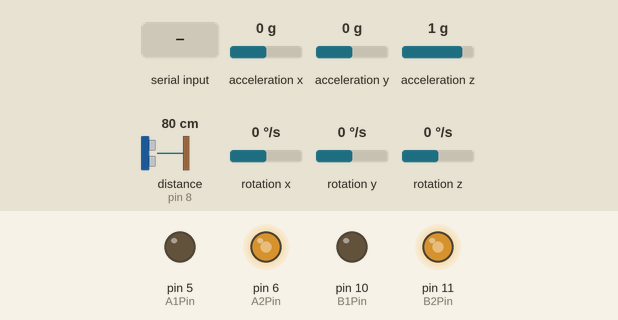
This sketch was run on a simulated Arduino Uno, built with avr-gcc and run on an emulated ATmega328P. On the bench: output pins drawn as LEDs (lit = HIGH). Wiring (inferred from the names in the program): ultrasonic range finder: trigger pin 9; echo pin 8. Inputs (shaded band) come from the test bench; at power-on: acceleration y 0 g, acceleration z 1 g, acceleration x 0 g, distance to the obstacle (sensor on pin 8) 80 cm, rotation x 0 °/s, rotation y 0 °/s, rotation z 0 °/s. The echo pulse lasts 58.3 µs per cm; pins used as bus, display or sensor lines are not drawn; what the sketch prints to the serial monitor is not drawn.

Above: at 4.2 s.
4.3 s: "90,45\n" received over the second serial link
At 4.7 s:
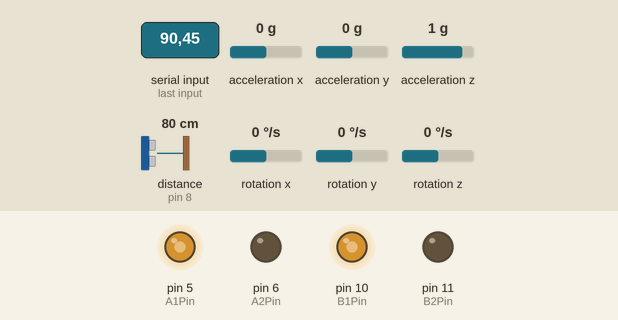
6.3 s: acceleration y set to 0.8 g
At 7.0 s:
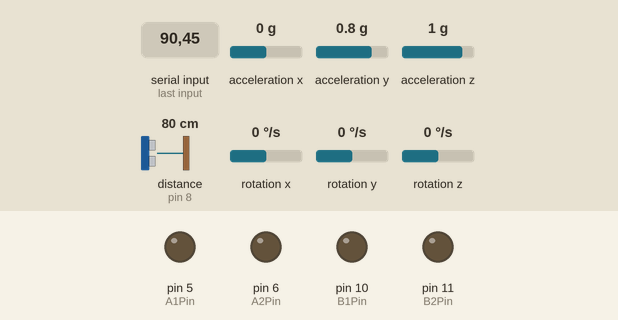
12.5 s: acceleration z set to 0.4 g
14.0 s: acceleration z set to 0.1 g
At 14.9 s:
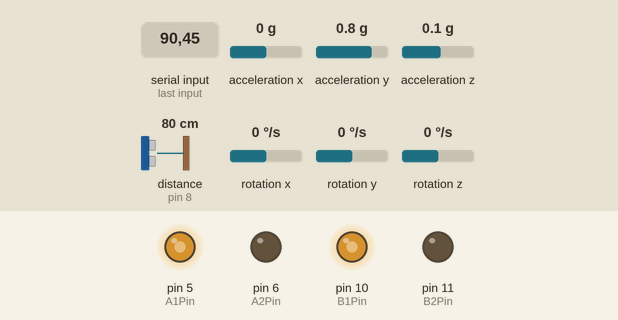
20.4 s: "200\n" received over the second serial link
At 20.72 s:
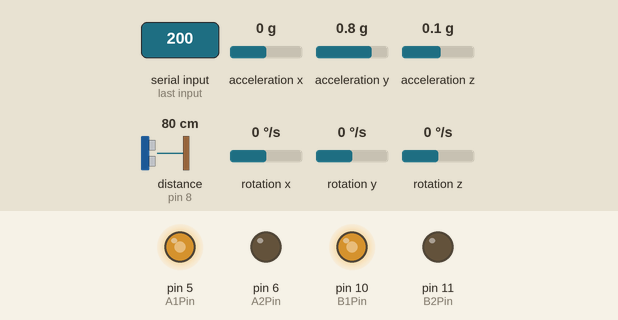
22.0 s: "0\n" received over Serial
At 23.28 s:
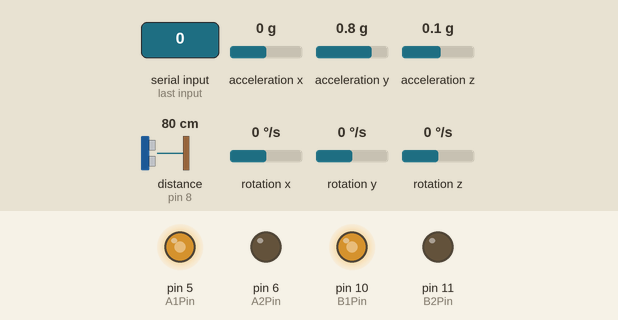
Timing chart, 0 to 55.5 s (numbered marks = the images above; inputs shaded):
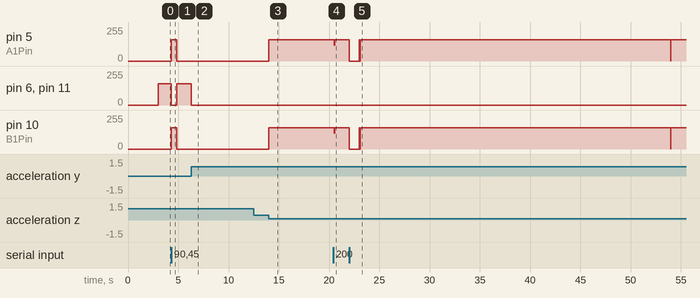

Measured:
- the behaviour switches between 0.3 and 0.2 g on acceleration z (found by bisection; images 2 and 3)
- after the input at 4.3 s, pin 5 (A1Pin), pin 10 (B1Pin): 0/255 → 160/255 at once, → 0/255 0.55 s later
- after the input at 6.3 s, pin 6 (A2Pin), pin 11 (B2Pin): 160/255 → 0/255 at once
- after the input at 14.0 s, pin 5 (A1Pin), pin 10 (B1Pin): 0/255 → 160/255 at once
- after the input at 20.4 s, pin 5 (A1Pin): 160/255 → 120/255 after 0.11 s, → 148/255 0.04 s later, → 160/255 0.04 s later; pin 10 (B1Pin): 160/255 → 120/255 after 0.11 s, → 147/255 0.04 s later, → 160/255 0.04 s later
- after the input at 22.0 s, pin 5 (A1Pin), pin 10 (B1Pin): 160/255 → 0/255 at once, → 160/255 1.0 s later

The sketch:

project0102_with_bt_echo.ino
```cpp
#include <SoftwareSerial.h>
#include <MPU6050_tockn.h>
#include <Wire.h>


#define blueTX 2
#define blueRX 3
char ser = 0;
char ble = 0;

MPU6050 mpu6050(Wire);
SoftwareSerial HC06(blueTX, blueRX);

const int A1Pin = 5;
const int A2Pin = 6;
const int B1Pin = 10;
const int B2Pin = 11;
int time = 0;

const int trigPin = 9;
const int echoPin = 8;
float duration, distance, output = 0;
float alpha = 0.8;

String input = "";  // 선언 추가

float low_pass_filter(float input) {
  output = alpha * input + (1 - alpha) * output;
  return output;
}

void setup() {
  Serial.begin(115200);
  HC06.begin(9600);  // Baud rate 맞춤

  pinMode(A1Pin, OUTPUT);
  pinMode(A2Pin, OUTPUT);

  pinMode(trigPin, OUTPUT);
  pinMode(echoPin, INPUT);

  Wire.begin();
  mpu6050.begin();
  mpu6050.calcGyroOffsets(true);
}

void loop() {
  HC06proc();  // 소프트웨어 시리얼 이벤트 처리
  mpu6050.update();
  Serial.println(mpu6050.getAngleX());
  if(mpu6050.getAngleX()>75){
    move(1);
  }else if(mpu6050.getAngleX()<20){
    reverse(1);
  }
  // Bluetooth and Motor Control
  if (Serial.available() > 0) {
    input = Serial.readString();
    input.trim();

    if (input.length() > 0 && isDigit(input.charAt(0))) {
      time = input.toInt();
      move(time);
      Serial.print("Received time: ");
      Serial.println(time);
    } else {
      Serial.println("다시!");
    }
  } else {
    time = 0;
  }

  // Ultrasonic Sensor
  if (millis() % 1000 == 0) {  // 1초에 한 번씩 초음파 센서 값 출력
    digitalWrite(trigPin, LOW);
    delayMicroseconds(2);
    digitalWrite(trigPin, HIGH);
    delayMicroseconds(10);
    digitalWrite(trigPin, LOW);

    duration = pulseIn(echoPin, HIGH);
    distance = (duration * 0.0343) / 2;
    Serial.print("Filtered Ultrasonic Distance: ");
    Serial.println(low_pass_filter(distance));
    if(low_pass_filter(distance)<15){
      reverse(30);
    }
  }
}

void HC06proc() {
  while (HC06.available() > 0) {
    ble = HC06.read();
    Serial.print("Received from Bluetooth: ");
    Serial.println(ble);

    if (isDigit(ble)) {
      time = ble - '0';  // char to int conversion
      move(time);
      Serial.print("Received time: ");
      Serial.println(time);
    } else {
      Serial.println("다시!");
    }
  }
}

void move(int time) {
  Serial.println(time);
  analogWrite(A1Pin, 160);
  analogWrite(A2Pin, 0);
  analogWrite(B1Pin, 160);
  analogWrite(B2Pin, 0);
  delay(time * 30);  // seconds to milliseconds
  analogWrite(A1Pin, 0);
  analogWrite(A2Pin, 0);
  analogWrite(B1Pin, 0);
  analogWrite(B2Pin, 0);
}

void reverse(int time) {
  Serial.println(time);
  analogWrite(A2Pin, 160);
  analogWrite(A1Pin, 0);
  analogWrite(B2Pin, 160);
  analogWrite(B1Pin, 0);
  delay(time * 30);  // seconds to milliseconds
  analogWrite(A1Pin, 0);
  analogWrite(A2Pin, 0);
  analogWrite(B1Pin, 0);
  analogWrite(B2Pin, 0);
}
```
